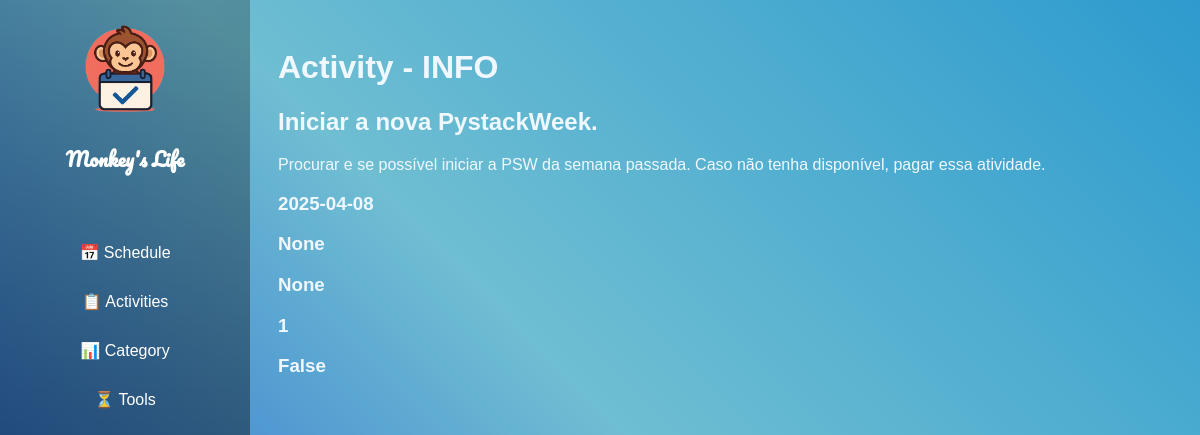
Before: /activities/activity/4 with the older database file.
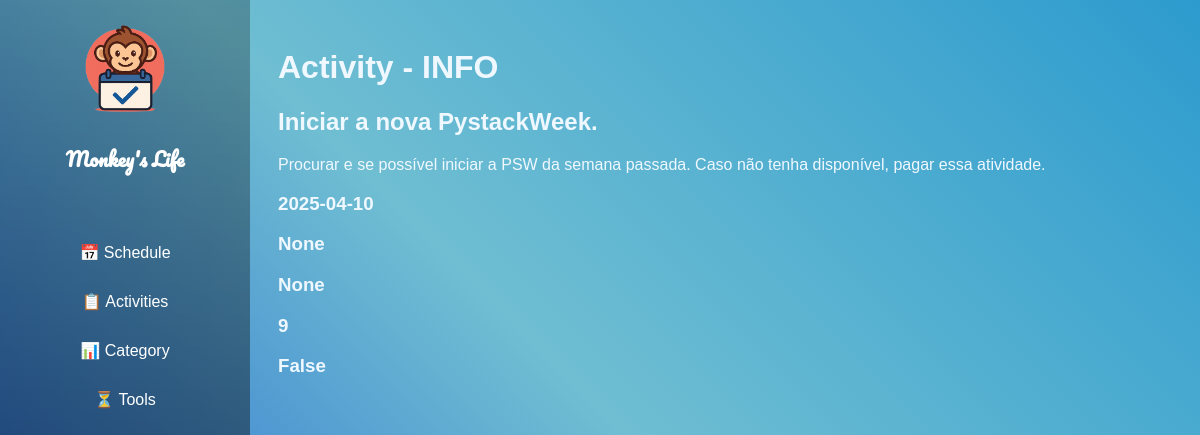
After: the same page with the newer database file.
### schedule/blueprints/activities/models.py (models this page shows, shortened)
class Activity(db.Model):
    __tablename__ = 'activities'
    id = db.Column(db.Integer, primary_key=True)
    name = db.Column(db.String(80), nullable=False)
    description = db.Column(db.String(200))
    date = db.Column(db.Date)
    start_time = db.Column(db.Time)
    end_time = db.Column(db.Time)
    category = db.Column(db.Integer, db.ForeignKey('categories.id'))
    done = db.Column(db.Boolean, default=False)

### schedule/blueprints/activities/routes.py (the view)
@activity.route('/activity/<int:id>')
def activity_info(id):
    activity = Activity.query.get(id)
    categories = Category.query.all()
    return render_template('activities/activity_info.html', activity=activity, categories=categories)

### schedule/blueprints/activities/templates/activities/activity_info.html (shortened to what this page needs)
{% extends "base.html" %}
{% block content %}
<div class="content">
    <h1>Activity - INFO</h1>
    <h2>{{activity.name}}</h2>
    <p>{{activity.description}}</p>
    <h3>{{activity.date}}</h3>
    <h3>{{activity.start_time}}</h3>
    <h3>{{activity.end_time}}</h3>
    <h3>{{activity.category}}</h3>
    <h3>{{activity.done}}</h3>
</div>
{% endblock %}

Changed rows visible on the page:
changed Activity "Iniciar a nova PystackWeek.": date "2025-04-08" → "2025-04-10"; category "1" → "9"
